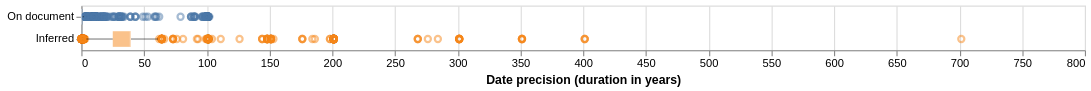

Notebook cell for this chart:
### Code cell
# date precision chart is not used in the essay
alt.data_transformers.enable("vegafusion")

date_precision_chart = alt.Chart(docs_with_undate.select('pgpid', 'date_duration_years', 'date_source')).mark_boxplot(opacity=0.5).encode(
    x=alt.X('date_duration_years', title="Date precision (duration in years)"),
    y=alt.Y("date_source", title="").scale(domain=['On document', 'Inferred']),  # specify domain to control order
    color=alt.Color("date_source", title="Dating").scale(domain=['On document', 'Inferred']).legend(None),  # specify domain to control order
).properties(width=900)
date_precision_chart.save(f'{chart_dir}/date_precision.pdf')
date_precision_chart

### Figure 1 — Vega specification as saved in the notebook (floating-point values rounded to 4 significant figures; data arrays with more than 128 entries replaced by an {"elided": "..."} marker saying what was removed)
{"$schema": "https://vega.github.io/schema/vega/v6.json", "data": [{"name": "source_0"}, {"name": "data_0"}, {"name": "data_1", "values": {"elided": "565 records"}}, {"name": "data_2"}, {"name": "data_3", "values": [{"date_source": "On document", "lower_box_date_duration_years": 0.00274, "lower_whisker_date_duration_years": 0.00274, "upper_whisker_date_duration_years": 2.025}, {"date_source": "Inferred", "lower_box_date_duration_years": 25.02, "lower_whisker_date_duration_years": 4.003, "upper_whisker_date_duration_years": 61.04}]}, {"name": "data_4", "values": [{"date_source": "On document", "lower_whisker_date_duration_years": 0.00274, "upper_box_date_duration_years": 0.9726, "upper_whisker_date_duration_years": 2.025}, {"date_source": "Inferred", "lower_whisker_date_duration_years": 4.003, "upper_box_date_duration_years": 39.53, "upper_whisker_date_duration_years": 61.04}]}, {"name": "data_5"}, {"name": "data_6", "values": [{"date_source": "On document", "lower_box_date_duration_years": 0.00274, "max_date_duration_years": 102.1, "mid_box_date_duration_years": 0.07945, "min_date_duration_years": 0.00274, "upper_box_date_duration_years": 0.9726}, {"date_source": "Inferred", "lower_box_date_duration_years": 25.02, "max_date_duration_years": 701.5, "mid_box_date_duration_years": 39.02, "min_date_duration_years": 0.00274, "upper_box_date_duration_years": 39.53}]}, {"name": "data_7", "values": [{"date_source": "On document", "lower_box_date_duration_years": 0.00274, "max_date_duration_years": 102.1, "mid_box_date_duration_years": 0.07945, "min_date_duration_years": 0.00274, "upper_box_date_duration_years": 0.9726}, {"date_source": "Inferred", "lower_box_date_duration_years": 25.02, "max_date_duration_years": 701.5, "mid_box_date_duration_years": 39.02, "min_date_duration_years": 0.00274, "upper_box_date_duration_years": 39.53}]}], "signals": [{"name": "y_step", "value": 20}, {"name": "height", "update": "bandspace(domain('y').length, 0, 0) * y_step"}], "marks": [{"type": "symbol", "name": "layer_0_layer_0_marks", "from": {"data": "data_1"}, "encode": {"update": {"fill": {"value": "transparent"}, "x": {"field": "date_duration_years", "scale": "x"}, "y": {"field": "date_source", "scale": "y", "band": 0.5}, "stroke": {"field": "date_source", "scale": "color"}, "opacity": {"value": 0.5}}}, "style": ["point", "boxplot-outliers"]}, {"type": "rule", "name": "layer_0_layer_1_layer_0_marks", "from": {"data": "data_3"}, "encode": {"update": {"x2": {"field": "lower_box_date_duration_years", "scale": "x"}, "tooltip": {"signal": "{\"Upper Whisker of Date precision (duration in years)\": format(datum[\"upper_whisker_date_duration_years\"], \"\"), \"Lower Whisker of Date precision (duration in years)\": format(datum[\"lower_whisker_date_duration_years\"], \"\"), \"Dating\": isValid(datum[\"date_source\"]) ? datum[\"date_source\"] : \"\"+datum[\"date_source\"], \"date_source\": isValid(datum[\"date_source\"]) ? datum[\"date_source\"] : \"\"+datum[\"date_source\"]}"}, "stroke": {"value": "black"}, "y": {"field": "date_source", "scale": "y", "band": 0.5}, "x": {"field": "lower_whisker_date_duration_years", "scale": "x"}, "opacity": {"value": 0.5}}}, "style": ["rule", "boxplot-rule"], "aria": false}, {"type": "rule", "name": "layer_0_layer_1_layer_1_marks", "from": {"data": "data_4"}, "encode": {"update": {"opacity": {"value": 0.5}, "y": {"field": "date_source", "scale": "y", "band": 0.5}, "stroke": {"value": "black"}, "tooltip": {"signal": "{\"Upper Whisker of Date precision (duration in years)\": format(datum[\"upper_whisker_date_duration_years\"], \"\"), \"Lower Whisker of Date precision (duration in years)\": format(datum[\"lower_whisker_date_duration_years\"], \"\"), \"Dating\": isValid(datum[\"date_source\"]) ? datum[\"date_source\"] : \"\"+datum[\"date_source\"], \"date_source\": isValid(datum[\"date_source\"]) ? datum[\"date_source\"] : \"\"+datum[\"date_source\"]}"}, "x": {"field": "upper_box_date_duration_years", "scale": "x"}, "x2": {"field": "upper_whisker_date_duration_years", "scale": "x"}}}, "style": ["rule", "boxplot-rule"], "aria": false}, {"type": "rect", "name": "layer_1_layer_0_marks", "from": {"data": "data_6"}, "encode": {"update": {"opacity": {"value": 0.5}, "x": {"field": "lower_box_date_duration_years", "scale": "x"}, "height": {"value": 14}, "fill": {"field": "date_source", "scale": "color"}, "x2": {"field": "upper_box_date_duration_years", "scale": "x"}, "tooltip": {"signal": "{\"Max of Date precision (duration in years)\": format(datum[\"max_date_duration_years\"], \"\"), \"Q3 of Date precision (duration in years)\": format(datum[\"upper_box_date_duration_years\"], \"\"), \"Median of Date precision (duration in years)\": format(datum[\"mid_box_date_duration_years\"], \"\"), \"Q1 of Date precision (duration in years)\": format(datum[\"lower_box_date_duration_years\"], \"\"), \"Min of Date precision (duration in years)\": format(datum[\"min_date_duration_years\"], \"\"), \"Dating\": isValid(datum[\"date_source\"]) ? datum[\"date_source\"] : \"\"+datum[\"date_source\"], \"date_source\": isValid(datum[\"date_source\"]) ? datum[\"date_source\"] : \"\"+datum[\"date_source\"]}"}, "yc": {"field": "date_source", "scale": "y", "band": 0.5}}}, "style": ["bar", "boxplot-box"]}, {"type": "rect", "name": "layer_1_layer_1_marks", "from": {"data": "data_7"}, "encode": {"update": {"xc": {"field": "mid_box_date_duration_years", "scale": "x"}, "tooltip": {"signal": "{\"Max of Date precision (duration in years)\": format(datum[\"max_date_duration_years\"], \"\"), \"Q3 of Date precision (duration in years)\": format(datum[\"upper_box_date_duration_years\"], \"\"), \"Median of Date precision (duration in years)\": format(datum[\"mid_box_date_duration_years\"], \"\"), \"Q1 of Date precision (duration in years)\": format(datum[\"lower_box_date_duration_years\"], \"\"), \"Min of Date precision (duration in years)\": format(datum[\"min_date_duration_years\"], \"\"), \"Dating\": isValid(datum[\"date_source\"]) ? datum[\"date_source\"] : \"\"+datum[\"date_source\"], \"date_source\": isValid(datum[\"date_source\"]) ? datum[\"date_source\"] : \"\"+datum[\"date_source\"]}"}, "height": {"value": 14}, "yc": {"field": "date_source", "scale": "y", "band": 0.5}, "width": {"value": 1}, "opacity": {"value": 0.5}, "fill": [{"field": "date_source", "scale": "color", "test": "datum['lower_box_date_duration_years'] >= datum['upper_box_date_duration_years']"}, {"value": "white"}]}}, "style": ["tick", "boxplot-median"], "aria": false}], "scales": [{"name": "x", "type": "linear", "domain": {"fields": [{"data": "data_1", "field": "date_duration_years"}, {"data": "data_3", "field": "lower_whisker_date_duration_years"}, {"data": "data_3", "field": "lower_box_date_duration_years"}, {"data": "data_4", "field": "upper_box_date_duration_years"}, {"data": "data_4", "field": "upper_whisker_date_duration_years"}, {"data": "data_6", "field": "lower_box_date_duration_years"}, {"data": "data_6", "field": "upper_box_date_duration_years"}, {"data": "data_7", "field": "mid_box_date_duration_years"}]}, "range": [0, {"signal": "width"}], "nice": true, "zero": true}, {"name": "y", "type": "band", "domain": ["On document", "Inferred"], "range": {"step": {"signal": "y_step"}}, "paddingInner": 0, "paddingOuter": 0}, {"name": "color", "type": "ordinal", "domain": ["On document", "Inferred"], "range": "category"}], "axes": [{"scale": "x", "zindex": 0, "maxExtent": 0, "domain": false, "gridScale": "y", "grid": true, "ticks": false, "labels": false, "aria": false, "minExtent": 0, "orient": "bottom", "tickCount": {"signal": "ceil(width/40)"}}, {"scale": "x", "tickCount": {"signal": "ceil(width/40)"}, "orient": "bottom", "title": "Date precision (duration in years)", "labelFlush": true, "labelOverlap": true, "zindex": 0, "grid": false}, {"scale": "y", "orient": "left", "grid": false, "zindex": 0}], "style": "cell", "background": "white", "padding": 5, "width": 900}
